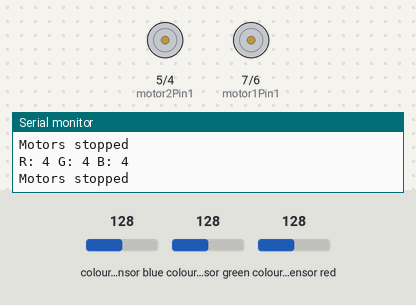
Bench run of a sketch on a simulated Arduino Uno, built with avr-gcc and run on an emulated ATmega328P. Parts: motor-driver pin pairs drawn as motors (green arrow = first pin HIGH = forward, orange = second pin HIGH = backward, longer = more drive), the last lines printed to the serial monitor. Inputs (shaded band) come from the test bench; at power-on: colour sensor red 128, colour sensor blue 128, colour sensor green 128.

Above: at 1.2 s.
1.3 s: colour sensor red set to 157
2.8 s: colour sensor red set to 164
At 4.0 s:
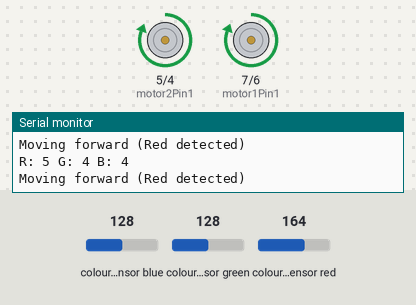
4.3 s: colour sensor blue set to 155
7.3 s: colour sensor blue set to 162
At 8.2 s:
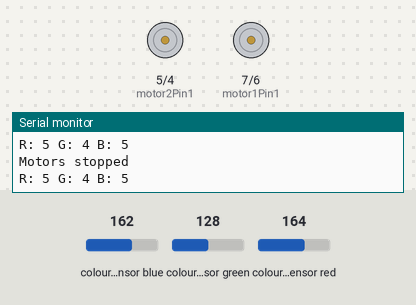
Timing chart, 0 to 10.3 s (numbered marks = the images above; inputs shaded):
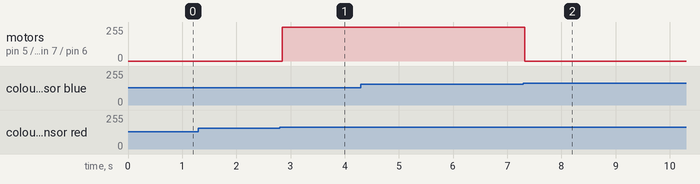

The sketch:

detect_red_move_forward.ino
```cpp
/*
#include <Wire.h>
#include "Adafruit_TCS34725.h"

// Create an instance of the TCS34725 sensor with integration time and gain
Adafruit_TCS34725 tcs = Adafruit_TCS34725(TCS34725_INTEGRATIONTIME_50MS, TCS34725_GAIN_4X);

void setup() {
  // Start serial communication
  Serial.begin(9600);

  // Check if the TCS34725 sensor is detected
  if (tcs.begin()) {
    Serial.println("TCS34725 found!");
  } else {
    Serial.println("No TCS34725 found... Check your wiring!");
    while (1); // Halt the program if no sensor is found
  }
}

void loop() {
  uint16_t clear, red, green, blue;

  // Get raw data (red, green, blue, clear) from the sensor
  tcs.getRawData(&red, &green, &blue, &clear);

  // Calculate color temperature (in Kelvin) and lux
  uint16_t colorTemp = tcs.calculateColorTemperature(red, green, blue);
  uint16_t lux = tcs.calculateLux(red, green, blue);

  // Print raw RGB and clear values
  Serial.print("Red: "); Serial.print(red); Serial.print("\t");
  Serial.print("Green: "); Serial.print(green); Serial.print("\t");
  Serial.print("Blue: "); Serial.print(blue); Serial.print("\t");
  Serial.print("Clear: "); Serial.print(clear); Serial.print("\t");

  // Print calculated color temperature and lux
  Serial.print("Color Temp: "); Serial.print(colorTemp); Serial.print(" K\t");
  Serial.print("Lux: "); Serial.println(lux);

  delay(1000); // Delay 1 second between readings
}
*/

#include <Wire.h>
#include "Adafruit_TCS34725.h"

// Pins for Motor Driver L298D
const int motor1Pin1 = 7;
const int motor1Pin2 = 6;
const int motor2Pin1 = 5;
const int motor2Pin2 = 4;
// const int motor3Pin1 = 7;
// const int motor3Pin2 = 8;
// const int motor4Pin1 = 9;
// const int motor4Pin2 = 10;

// Set up color sensor
Adafruit_TCS34725 tcs = Adafruit_TCS34725(TCS34725_INTEGRATIONTIME_50MS, TCS34725_GAIN_4X);

void setup() {
  Serial.begin(9600);

  // Motor setup
  pinMode(motor1Pin1, OUTPUT);
  pinMode(motor1Pin2, OUTPUT);
  pinMode(motor2Pin1, OUTPUT);
  pinMode(motor2Pin2, OUTPUT);
  // pinMode(motor3Pin1, OUTPUT);
  // pinMode(motor3Pin2, OUTPUT);
  // pinMode(motor4Pin1, OUTPUT);
  // pinMode(motor4Pin2, OUTPUT);

  if (tcs.begin()) {
    Serial.println("Found color sensor");
  } else {
    Serial.println("No TCS34725 found");
    while (1);  // Halt if color sensor is not found
  }
}

void loop() {
  // Read the color values
  uint16_t r, g, b, c;
  tcs.getRawData(&r, &g, &b, &c);

  // Normalize values and detect basic colors
  int red = r / 256;
  int green = g / 256;
  int blue = b / 256;

  Serial.print("R: "); Serial.print(red);
  Serial.print(" G: "); Serial.print(green);
  Serial.print(" B: "); Serial.println(blue);

  // Control motors based on color
  if (red > green && red > blue) {
    // If the color is predominantly red, move forward
    moveForward();
    Serial.println("Moving forward (Red detected)");
  } //else if (green > red && green > blue) {
  //   // If the color is predominantly green, move backward
  //   moveBackward();
  //   Serial.println("Moving backward (Green detected)");
  // } else if (blue > red && blue > green) {
  //   // If the color is predominantly blue, turn left
  //   turnLeft();
  //   Serial.println("Turning left (Blue detected)");
   else {
    // If no color is detected, stop
    stopMotors();
    Serial.println("Motors stopped");
  }

  // delay(500);  // Wait before next color detection
}

// Function to move all motors forward
void moveForward() {
  digitalWrite(motor1Pin1, HIGH);
  digitalWrite(motor1Pin2, LOW);
  digitalWrite(motor2Pin1, HIGH);
  digitalWrite(motor2Pin2, LOW);
  // digitalWrite(motor3Pin1, HIGH);
  // digitalWrite(motor3Pin2, LOW);
  // digitalWrite(motor4Pin1, HIGH);
  // digitalWrite(motor4Pin2, LOW);
}

// Function to move all motors backward
// void moveBackward() {
//   digitalWrite(motor1Pin1, LOW);
//   digitalWrite(motor1Pin2, HIGH);
//   digitalWrite(motor2Pin1, LOW);
//   digitalWrite(motor2Pin2, HIGH);
//   // digitalWrite(motor3Pin1, LOW);
//   // digitalWrite(motor3Pin2, HIGH);
//   // digitalWrite(motor4Pin1, LOW);
//   // digitalWrite(motor4Pin2, HIGH);
// }

// // Function to turn left
// void turnLeft() {
//   digitalWrite(motor1Pin1, LOW);
//   digitalWrite(motor1Pin2, HIGH);
//   digitalWrite(motor2Pin1, LOW);
//   digitalWrite(motor2Pin2, HIGH);
//   // digitalWrite(motor3Pin1, HIGH);
//   // digitalWrite(motor3Pin2, LOW);
//   // digitalWrite(motor4Pin1, HIGH);
//   // digitalWrite(motor4Pin2, LOW);
// }

// Function to stop all motors
void stopMotors() {
  digitalWrite(motor1Pin1, LOW);
  digitalWrite(motor1Pin2, LOW);
  digitalWrite(motor2Pin1, LOW);
  digitalWrite(motor2Pin2, LOW);
  // digitalWrite(motor3Pin1, LOW);
  // digitalWrite(motor3Pin2, LOW);
  // digitalWrite(motor4Pin1, LOW);
  // digitalWrite(motor4Pin2, LOW);
}
```

Measured:
- the behaviour switches between 159 and 160 on colour sensor red (found by bisection; images 0 and 1)
- the behaviour switches between 159 and 160 on colour sensor blue (found by bisection; images 1 and 2)
- after the input at 2.8 s, motor on pin 5 (motor2Pin1) / pin 4 (motor2Pin2), motor on pin 7 (motor1Pin1) / pin 6 (motor1Pin2): stopped → forward 255/255 after 0.05 s
- after the input at 7.3 s, motor on pin 5 (motor2Pin1) / pin 4 (motor2Pin2), motor on pin 7 (motor1Pin1) / pin 6 (motor1Pin2): forward 255/255 → stopped at once
